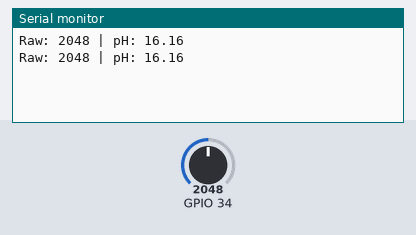
Bench run of a sketch on a simulated ESP32. Shown: the last lines printed to the serial monitor. The test bench sets the inputs (shaded band); at power-on: GPIO 34 = 2048.

Above: at 2.8 s.
2.9 s: GPIO 34 set to 2866
At 5.2 s:
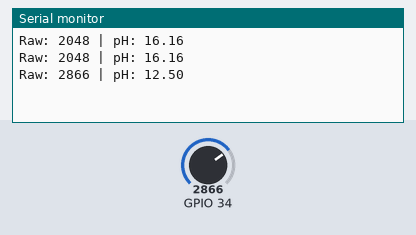
5.6 s: GPIO 34 set to 3603
At 6.9 s:
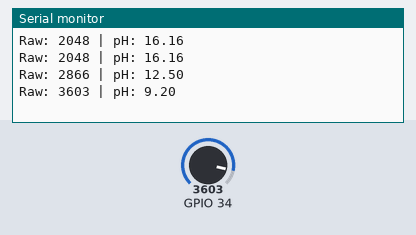
Timing chart, 0 to 8.6 s (numbered marks = the images above; inputs shaded):
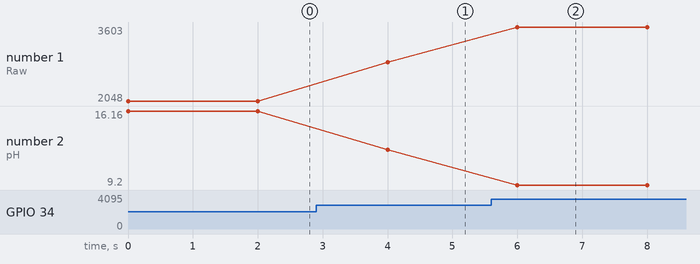

Measured:
- after the input at 2.9 s, the serial monitor: prints a new line after 1.1 s (image 1)
- after the input at 5.6 s, the serial monitor: prints a new line after 0.40 s (image 2)
- plotted number 1: 2048 → 2866 after the input at 2.9 s, 2866 → 3603 after the input at 5.6 s
- plotted number 2: 16.16 → 12.5 after the input at 2.9 s, 12.5 → 9.2 after the input at 5.6 s

The sketch:

sensor.ino
```cpp
#include <dummy.h>

void setup() {
  Serial.begin(115200);
}
void loop() {
  int rawValue = analogRead(34);
  // pH sensors usually output 0-5V.
  // YOUR SENSOR: Neutral pH (7.0) reads 3.3V (at max ADC)
  float voltage = rawValue * (3.3 / 4095.0);
  float phValue = 7 + ((3.3 - voltage) / 0.18); // Calibrated: 3.3V = pH 7

  Serial.print("Raw: "); Serial.print(rawValue);
  Serial.print(" | pH: "); Serial.println(phValue);
  delay(2000);
}
```
